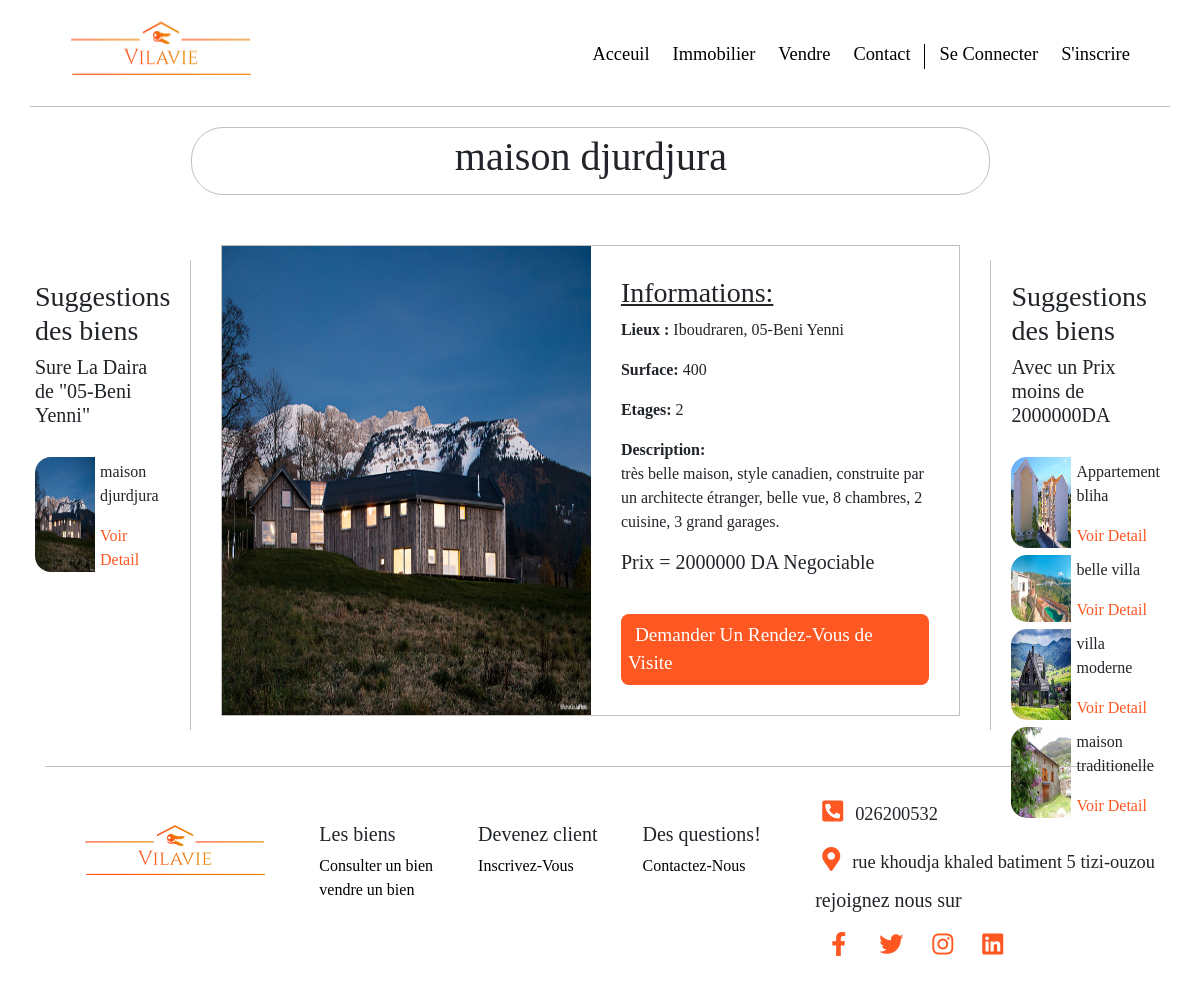
/pages/detail.php?id=72, run on the app's committed database.
### tables this page shows
CREATE TABLE IF NOT EXISTS `biens` (
  `id` int(11) NOT NULL AUTO_INCREMENT,
  `titre` varchar(255) NOT NULL,
  `description` text NOT NULL,
  `daira` varchar(255) NOT NULL,
  `commune` varchar(255) NOT NULL,
  `surface` int(11) NOT NULL,
  `etage` int(11) NOT NULL,
  `prix` int(255) NOT NULL,
  `lien_img` varchar(1024) NOT NULL,
  `proprietaire` varchar(255) NOT NULL,
  PRIMARY KEY (`id`)
);

### pages/detail.php (the view, shortened to what this page needs)
<!DOCTYPE html>
<html lang="fr">
<head>
    <link rel="stylesheet" href="../style/style.css">
    <link rel="stylesheet" href="https://stackpath.bootstrapcdn.com/bootstrap/4.4.1/css/bootstrap.min.css">
    <link rel="stylesheet" href="https://cdnjs.cloudflare.com/ajax/libs/font-awesome/5.11.2/css/all.css">
</head>
<body>
<?php
include_once('../includes/header.php');
$db=new PDO('mysql:host=localhost;dbname=vilavie','root','',array(PDO::ATTR_ERRMODE => PDO::ERRMODE_EXCEPTION));
$detail_bien = $db->query('SELECT * FROM biens Where id="'.$_GET['id'].'"');
$choisie = $detail_bien->fetch();
?>
<div class="container-fluid d-flex justify-content-between fulldetail ">
<div class="suggestdetail d-flexbox flex-row" id="dairasugg">
<h3> Suggestions des biens </h3>
<h5> Sure La Daira de "<?php echo($choisie['daira']) ?>"</h5>
<div class="lesbienssugg">
<?php $bienrep = $db->query('SELECT id,titre, lien_img FROM biens Where daira="'.$choisie['daira'].'" LIMIT 0,3');
       while ($donne= $bienrep->fetch()){
         echo('<div class="d-flex suggcontainer" >
           <img src="../'.$donne['lien_img'].'" class="imgsuggestdetail" alt="l\'image du bien" >
           <div class="infosugg">
           <p>'.$donne['titre'].'</p>
            <a href="../pages/detail.php?id='.$donne['id'].'">Voir Detail</a>
            </div>
         </div>');}
?>
</div>
</div>
<div class="boxbien">
<div class="d-flex justify-content-center titrebien">
<h1> <?php echo($choisie['titre']) ?> </h1>
</div>
<div class="infobox d-flex">
<?php echo('<img class="imgdetail"src="../'. $choisie['lien_img'].'" alt="image du bien">') ?>
<div class="pointdetail">
<h3><u>Informations:</u></h3>
<?php echo('
<p><b> Lieux : </b>'.$choisie['commune'].', '.$choisie['daira'].'</p>
<p><b> Surface: </b>'.$choisie['surface'].'</p>
<p><b> Etages: </b>'.$choisie['etage'].'</p>
<p><b> Description:</b> <br/>'.$choisie['description'].' </p>
<h5> Prix = '.$choisie['prix'].' DA Negociable </h5>
<div class=" liendemanderdv">
<a href="./demande_rdv.php?id='.$choisie['id'].'" class="rdvdmdbien">Demander Un Rendez-Vous de Visite</a>
</div>
');
 ?>
 </div>
</div>
</div>
<div class="suggestdetail d-flexbox flex-row " id="prixsugg">
<h3> Suggestions des biens </h3>
<h5> Avec un Prix moins de <?php echo($choisie['prix']) ?>DA</h5>
<div class="lesbienssugg" >
<?php $bienprix = $db->query('SELECT id,titre, lien_img FROM biens Where prix <'.$choisie['prix'].' LIMIT 0,4');
       while ($aproxis= $bienprix->fetch()){
         echo('<div class="d-flex suggcontainer" >
           <img src="../'.$aproxis['lien_img'].'" class="imgsuggestdetail" alt="l\'image du bien" >
           <div class="infosugg">
           <p>'.$aproxis['titre'].'</p>
            <a href="../pages/detail.php?id='.$aproxis['id'].'">Voir Detail</a>
            </div>
         </div>');}
?>
</div>
</div>
</div>
<?php
include_once("../includes/footer.php");
?>
</body>
</html>

### style/style.css (style rules this page uses)
html,body { overflow-x: hidden; margin: 0; padding: 0; height: 100%; background: #ffffff !important; font-family:Tahoma; }
.imgdetail { width:50%; }
.fulldetail { margin-top: 20px ; margin-bottom: 20px; font-family: initial; align-items: center; }
.lesbienssugg { margin-top: 30px; margin-bottom: 20px; }
.suggestdetail { width:230px; padding:20px; height:470px; margin-top:10%; }
.infobox { border:1px solid silver; margin: 30px; }
#dairasugg { border-right: 1px solid silver; }
#prixsugg { border-left: 1px solid silver; }
.pointdetail { padding:30px; font-family: inherit; width:50%; }
.suggcontainer { margin-bottom: 7px; width:100%; }
.infosugg>a { color:#ff5722; }
.infosugg { padding:3px 5px 0 5px; }
.imgsuggestdetail { width:60px; border-top-left-radius:1rem; border-bottom-left-radius:1rem; }
.titrebien { border: 1px solid silver; border-radius: 2rem; margin-bottom:50px; padding:5px; }
.liendemanderdv { background-color:#ff5722 ; margin-top:40px; padding: 7px; border-radius: 0.5rem; }
.rdvdmdbien { color:white ; font-size:1.2rem; padding: 7px; }

### data on the page
biens: daira "05-Beni Yenni", lien_img (picture), titre "maison djurdjura", commune "Iboudraren", surface "400", etage "2", description "très belle maison, style canadien, construite par un architecte étranger, belle vue, 8 chambres, 2 cuisine, 3 grand garages.", prix "2000000"
biens: lien_img (picture), titre "Appartement bliha"
biens: lien_img (picture), titre "belle villa"
biens: lien_img (picture), titre "villa moderne"
biens: lien_img (picture), titre "maison traditionelle"
